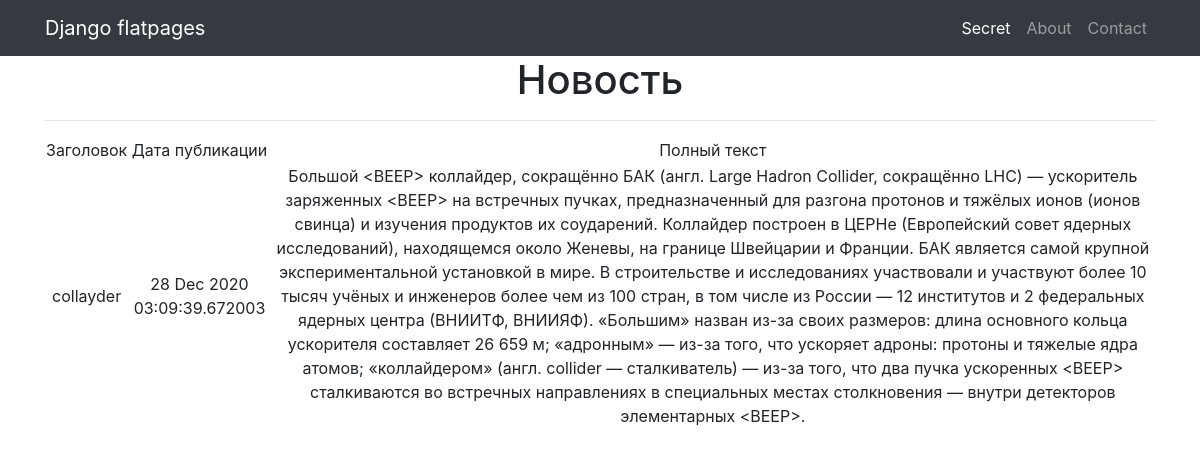
Screenshot of /news/3 with the database file from the repository.
### news/models.py (models this page shows, shortened)
class Post(models.Model):
    article='AR'
    news='NE'
    CATEGORYS=[(article,'статья'),
               (news,'новость')]
    to_author=models.ForeignKey(Author, on_delete = models.CASCADE)
    category_post = models.CharField(max_length = 2,
                                     choices = CATEGORYS,
                                     default = article)
    create_post=models.DateTimeField(auto_now_add = True)
    to_category=models.ManyToManyField(Category, through = 'PostCategory')
    header_post=models.CharField(max_length = 255)
    content_post=models.TextField()
    rating_post=models.IntegerField(default = 0)

### news/views.py (the view)
# urls.py: path('<int:pk>', NewDetail.as_view()),
class NewDetail(DetailView):
    model = Post
    template_name = 'new.html'
    context_object_name = 'new'

### news/templatetags/censors.py (called while the page is built)
@register.filter(name='censors')
def censors(value):
    profanity=['Бакс', 'Хит', 'Акулы', 'акулы', 'адронный', 'частиц', 'Викинги', 'викинги', 'vikings', 'конунг', 'провидцы']
    b='<BEEP>'
    for p in profanity:
        value = value.replace(p,b)
    return value

### templates/new.html (shortened to what this page needs)
{% extends 'flatpages/default.html' %}
{% load censors %}
{% block content %}
    <h1>Новость</h1>
    <hr>
    {% if new %}
        <table>
            <tr>
                <td>
                    Заголовок
                </td>
                <td>
                    Дата публикации
                </td>
                <td>
                    Полный текст
                </td>
            </tr>
            <tr>
                <td>
                    {{ new.header_post | censors }}
                </td>
                <td>
                    {{ new.create_post|date:'d M Y' }} {{ new.create_post|time:'H:i:s.u' }}
                </td>
                <td>
                    {{ new.content_post | censors }}
                </td>
            </tr>
        </table>
    {% else %}
        <h2>Новостей нет!</h2>
    {% endif %}
{% endblock content %}

### rows the page displays
Post: header_post|censors "collayder", create_post "28 Dec 2020", create_post "03:09:39.672003", content_post|censors "Большой <BEEP> коллайдер, сокращённо БАК (англ. Large Hadron Collider, сокращённо LHC) — ускоритель заряженных <BEEP> на встречных пучках, предназначенный для разгона протонов и тяжёлых ионов (ионов свинца) и изучения продуктов их соударений. Коллайдер построен в ЦЕРНе (Европейский совет ядерных исследований), находящемся около Женевы, на границе Швейцарии и Франции. БАК является самой крупной экспериментальной установкой в мире. В строительстве и исследованиях участвовали и участвуют более 10 тысяч учёных и инженеров более чем из 100 стран, в том числе из России — 12 институтов и 2 федеральных ядерных центра (ВНИИТФ, ВНИИЯФ). «Большим» назван из-за своих размеров: длина основного кольца…"
